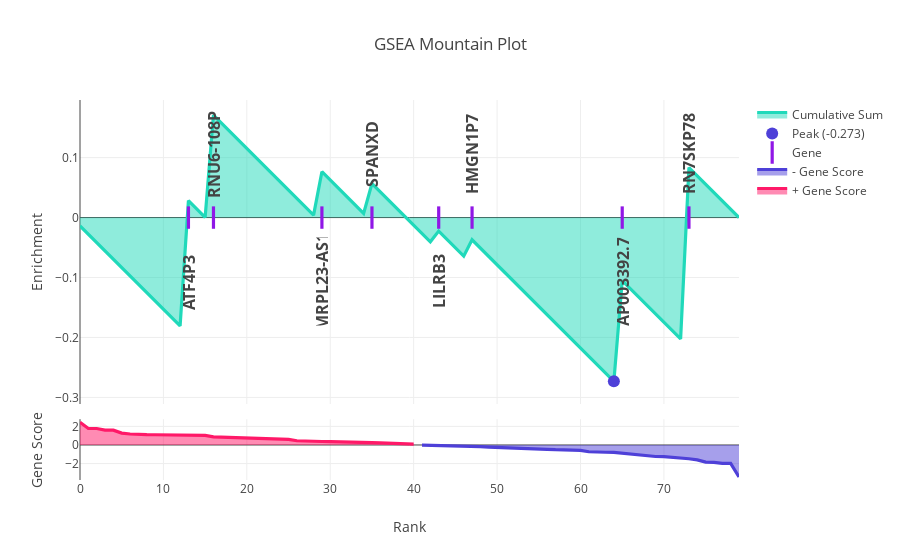

Notebook cell for this chart:
### Code cell
score = ccal.single_sample_gsea(gene_x_sample.iloc[:, 0], gene_sets.iloc[0])

score

### Figure 1 — Plotly figure (JSON) as saved in the notebook; plotly's stock layout.template omitted (floating-point values rounded to 4 significant figures)
{"data": [{"fill": "tozeroy", "line": {"color": "#20d9ba", "width": 3.2}, "name": "Cumulative Sum", "type": "scatter", "uid": "57a7f307-58bd-4161-bded-29d5af0a3dad", "x": [0, 1, 2, 3, 4, 5, 6, 7, 8, 9, 10, 11, 12, 13, 14, 15, 16, 17, 18, 19, 20, 21, 22, 23, 24, 25, 26, 27, 28, 29, 30, 31, 32, 33, 34, 35, 36, 37, 38, 39, 40, 41, 42, 43, 44, 45, 46, 47, 48, 49, 50, 51, 52, 53, 54, 55, 56, 57, 58, 59, 60, 61, 62, 63, 64, 65, 66, 67, 68, 69, 70, 71, 72, 73, 74, 75, 76, 77, 78, 79], "y": [-0.01389, -0.02778, -0.04167, -0.05556, -0.06944, -0.08333, -0.09722, -0.1111, -0.125, -0.1389, -0.1528, -0.1667, -0.1806, 0.0281, 0.01421, 0.0003186, 0.1708, 0.1569, 0.143, 0.1291, 0.1152, 0.1013, 0.08742, 0.07353, 0.05964, 0.04575, 0.03187, 0.01798, 0.004087, 0.07647, 0.06258, 0.04869, 0.0348, 0.02091, 0.007025, 0.05673, 0.04284, 0.02895, 0.01506, 0.001172, -0.01272, -0.02661, -0.04049, -0.02264, -0.03653, -0.05041, -0.0643, -0.03701, -0.0509, -0.06479, -0.07868, -0.09257, -0.1065, -0.1203, -0.1342, -0.1481, -0.162, -0.1759, -0.1898, -0.2037, -0.2176, -0.2315, -0.2453, -0.2592, -0.2731, -0.105, -0.1189, -0.1328, -0.1467, -0.1606, -0.1745, -0.1883, -0.2022, 0.08333, 0.06944, 0.05556, 0.04167, 0.02778, 0.01389, -2.706e-16], "yaxis": "y2"}, {"marker": {"color": "#4e40d8", "size": 12}, "mode": "markers", "name": "Peak (-0.273)", "type": "scatter", "uid": "f45585a0-4257-4c86-8b4a-bedcfe166bb3", "x": [64], "y": [-0.2731], "yaxis": "y2"}, {"hoverinfo": "x+text", "marker": {"color": "#9017e6", "line": {"width": 3.2}, "size": 16, "symbol": "line-ns-open"}, "mode": "markers", "name": "Gene", "text": ["<b>ATF4P3</b>", "<b>RNU6-108P</b>", "<b>MRPL23-AS1</b>", "<b>SPANXD</b>", "<b>LILRB3</b>", "<b>HMGN1P7</b>", "<b>AP003392.7</b>", "<b>RN7SKP78</b>"], "type": "scatter", "uid": "7802c463-e1d7-4328-a811-7b8b03ebc65f", "x": [13, 16, 29, 35, 43, 47, 65, 73], "y": [0, 0, 0, 0, 0, 0, 0, 0], "yaxis": "y2"}, {"fill": "tozeroy", "line": {"color": "#4e40d8", "width": 3.2}, "name": "- Gene Score", "type": "scatter", "uid": "a8f371f7-3be8-4a92-ac80-5672257c9979", "x": [41, 42, 43, 44, 45, 46, 47, 48, 49, 50, 51, 52, 53, 54, 55, 56, 57, 58, 59, 60, 61, 62, 63, 64, 65, 66, 67, 68, 69, 70, 71, 72, 73, 74, 75, 76, 77, 78, 79], "y": [-0.006065, -0.0192, -0.09265, -0.125, -0.1392, -0.1394, -0.1416, -0.1821, -0.2238, -0.25, -0.2582, -0.3393, -0.3467, -0.3676, -0.3905, -0.4622, -0.5093, -0.5464, -0.5711, -0.5718, -0.7294, -0.784, -0.7845, -0.7878, -0.8722, -0.9409, -1.091, -1.169, -1.241, -1.257, -1.32, -1.441, -1.482, -1.601, -1.847, -1.864, -1.979, -1.987, -3.444]}, {"fill": "tozeroy", "line": {"color": "#ff1968", "width": 3.2}, "name": "+ Gene Score", "type": "scatter", "uid": "cf696f79-e716-4aeb-83ff-40fed8598edd", "x": [0, 1, 2, 3, 4, 5, 6, 7, 8, 9, 10, 11, 12, 13, 14, 15, 16, 17, 18, 19, 20, 21, 22, 23, 24, 25, 26, 27, 28, 29, 30, 31, 32, 33, 34, 35, 36, 37, 38, 39, 40], "y": [2.451, 1.778, 1.775, 1.608, 1.593, 1.278, 1.182, 1.119, 1.114, 1.105, 1.102, 1.094, 1.083, 1.083, 1.071, 1.03, 0.8843, 0.8518, 0.8151, 0.7438, 0.702, 0.6702, 0.6492, 0.6405, 0.6388, 0.6006, 0.4595, 0.4108, 0.3989, 0.3755, 0.3567, 0.3501, 0.3184, 0.3136, 0.2714, 0.2579, 0.2189, 0.1952, 0.1836, 0.1133, 0.09959]}], "layout": {"annotations": [{"borderpad": 0, "clicktoshow": "onoff", "font": {"size": 16}, "showarrow": false, "text": "<b>ATF4P3</b>", "textangle": -90, "width": 88, "x": 13, "y": 0, "yref": "y2", "yshift": -64}, {"borderpad": 0, "clicktoshow": "onoff", "font": {"size": 16}, "showarrow": false, "text": "<b>RNU6-108P</b>", "textangle": -90, "width": 88, "x": 16, "y": 0, "yref": "y2", "yshift": 64}, {"borderpad": 0, "clicktoshow": "onoff", "font": {"size": 16}, "showarrow": false, "text": "<b>MRPL23-AS1</b>", "textangle": -90, "width": 88, "x": 29, "y": 0, "yref": "y2", "yshift": -64}, {"borderpad": 0, "clicktoshow": "onoff", "font": {"size": 16}, "showarrow": false, "text": "<b>SPANXD</b>", "textangle": -90, "width": 88, "x": 35, "y": 0, "yref": "y2", "yshift": 64}, {"borderpad": 0, "clicktoshow": "onoff", "font": {"size": 16}, "showarrow": false, "text": "<b>LILRB3</b>", "textangle": -90, "width": 88, "x": 43, "y": 0, "yref": "y2", "yshift": -64}, {"borderpad": 0, "clicktoshow": "onoff", "font": {"size": 16}, "showarrow": false, "text": "<b>HMGN1P7</b>", "textangle": -90, "width": 88, "x": 47, "y": 0, "yref": "y2", "yshift": 64}, {"borderpad": 0, "clicktoshow": "onoff", "font": {"size": 16}, "showarrow": false, "text": "<b>AP003392.7</b>", "textangle": -90, "width": 88, "x": 65, "y": 0, "yref": "y2", "yshift": -64}, {"borderpad": 0, "clicktoshow": "onoff", "font": {"size": 16}, "showarrow": false, "text": "<b>RN7SKP78</b>", "textangle": -90, "width": 88, "x": 73, "y": 0, "yref": "y2", "yshift": 64}], "hovermode": "closest", "title": {"text": "GSEA Mountain Plot"}, "xaxis": {"anchor": "y", "automargin": true, "title": {"text": "Rank"}}, "yaxis": {"automargin": true, "domain": [0, 0.16], "title": {"text": "Gene Score"}}, "yaxis2": {"domain": [0.2, 1], "title": {"text": "Enrichment"}}}}
